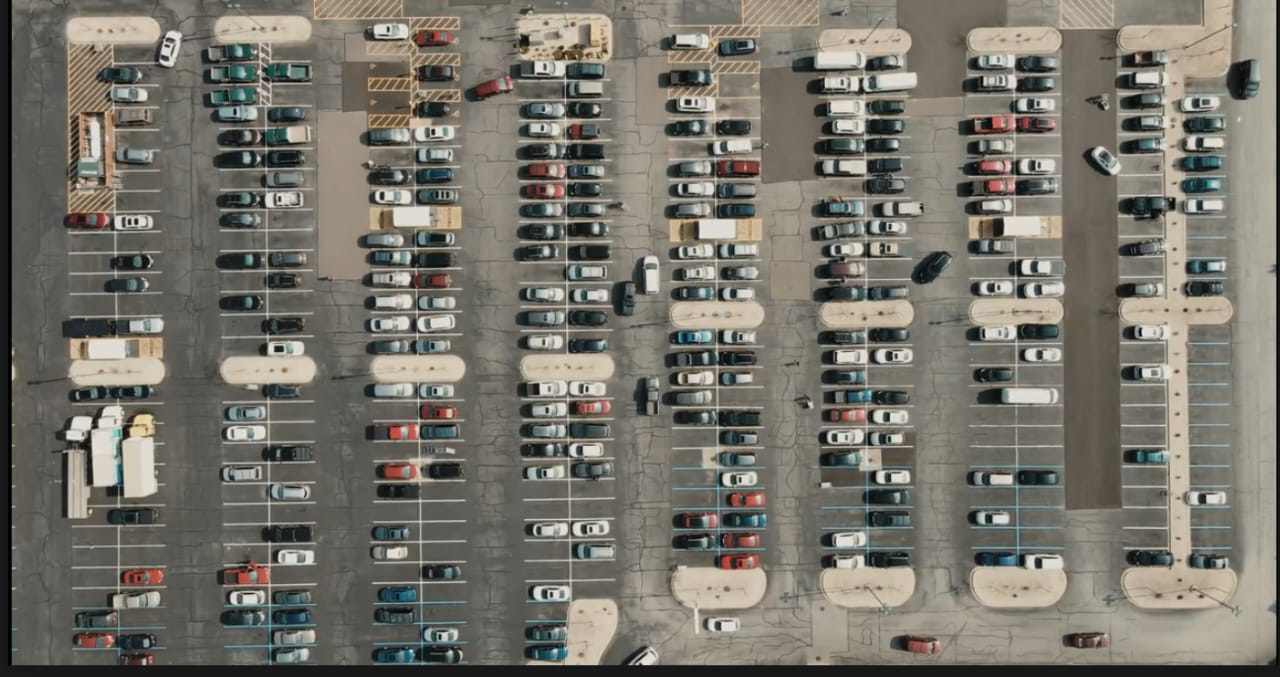
#> input picture src/detect_classify_count_slots_for_given_img/input/pk.jpg, 1280 x 677 px
$ python generate_slots_json.py --mask ../input/pk.jpg
#> lines starting #> are read from the running program, lines starting #| are printed output that depends on the picture; after the words box and inside, x2 and y2 are one past the last pixel; in counts of white or black regions, pixels touching at a corner belong together
#!/usr/bin/env python3
import cv2
import json
import argparse
import os

def process_mask(mask_path, use_connected_components=False, min_area=500):
    # Load grayscale mask
#> called with mask_path = '../input/pk.jpg', use_connected_components = False, min_area = 500
    mask = cv2.imread(mask_path, cv2.IMREAD_GRAYSCALE)
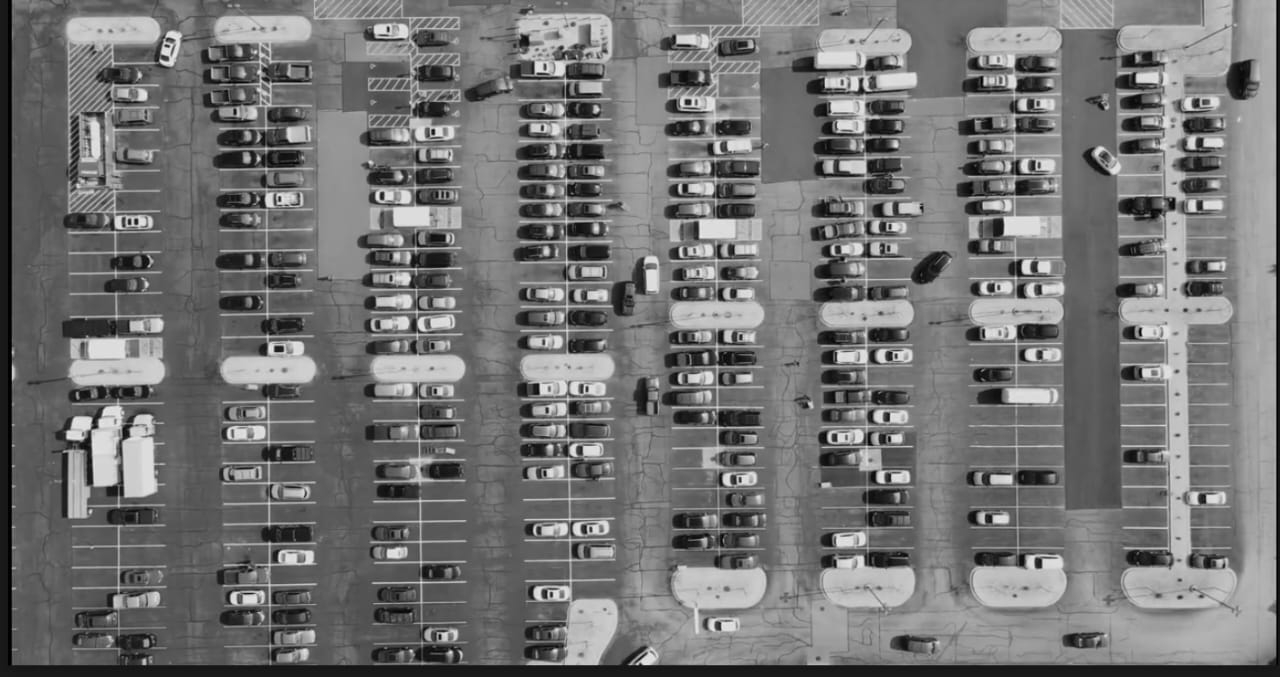
#> mask: shape (677, 1280); min 0, max 237, mean 115.7
    if mask is None:
        raise FileNotFoundError(f"Cannot read mask: {mask_path}")

    # Ensure binary mask
    _, binary = cv2.threshold(mask, 127, 255, cv2.THRESH_BINARY)
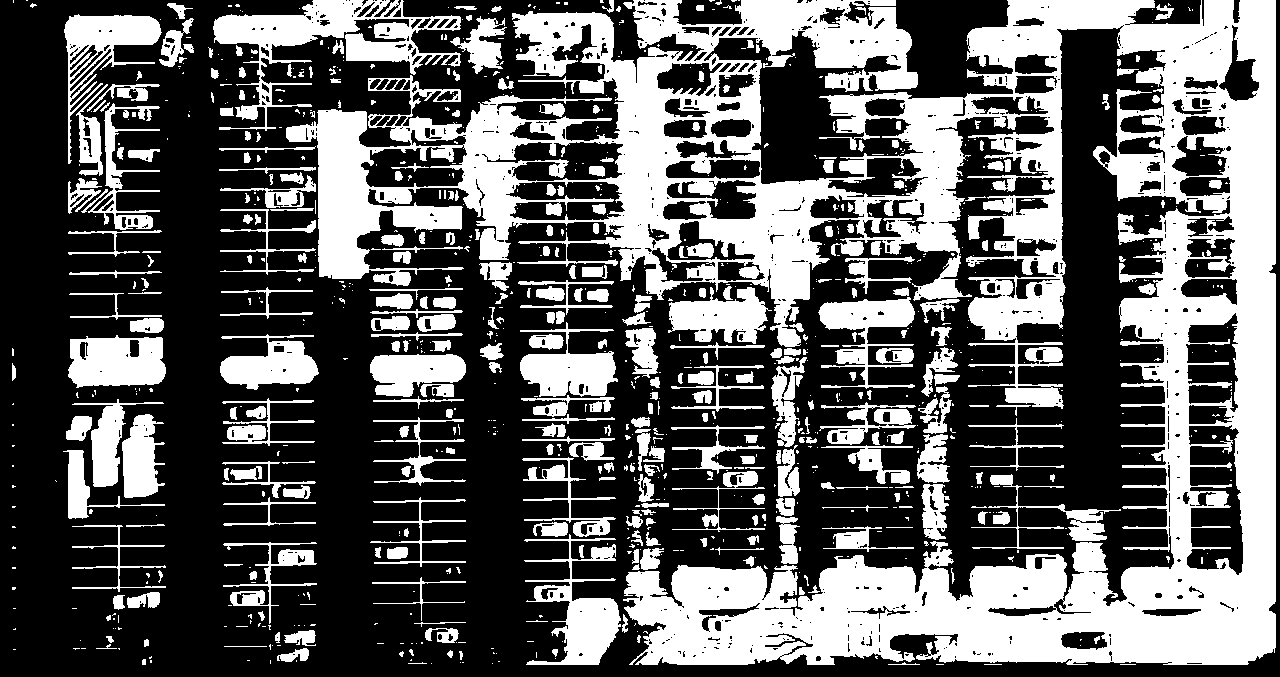
#> binary: shape (677, 1280); 37.4% white; 948 white regions (606 under 20 px), largest, box (x1, y1, x2, y2) and area: (286, 0, 1276, 665) 212918, (213, 0, 461, 131) 8998, (524, 534, 621, 665) 4768

    # Morphological erosion to separate close slots
    kernel = cv2.getStructuringElement(cv2.MORPH_RECT, (3, 3))
    binary = cv2.erode(binary, kernel, iterations=1)
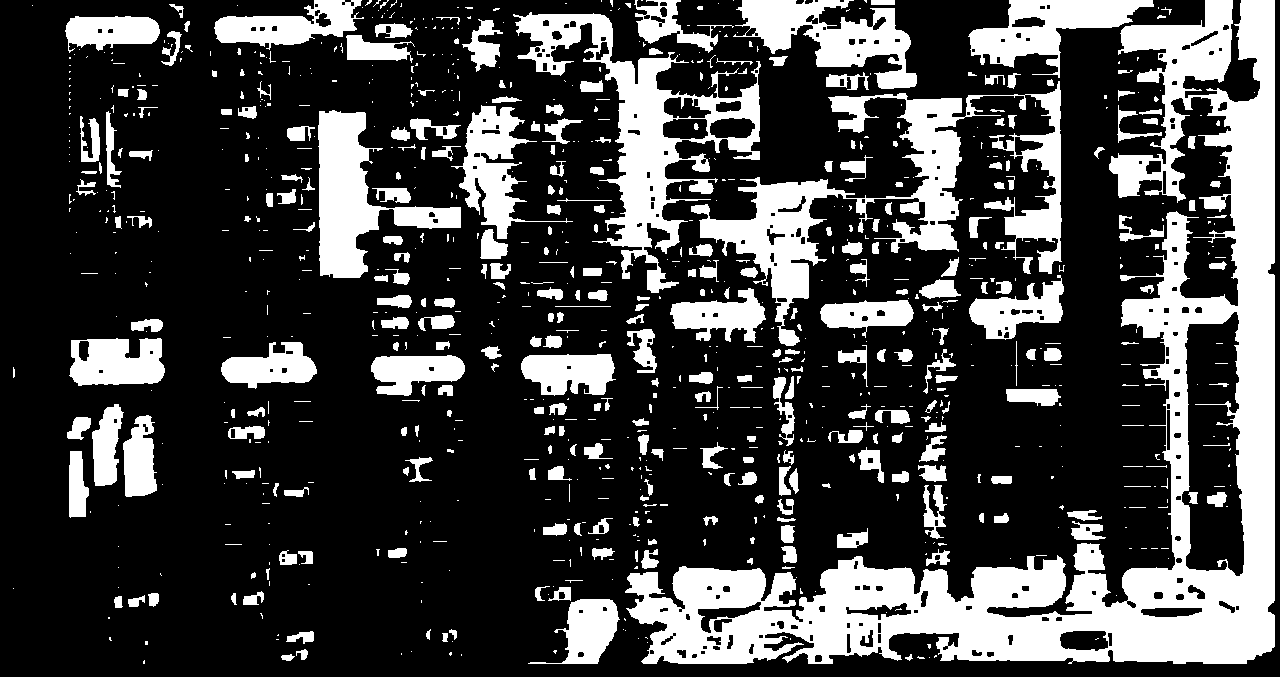
#> binary: shape (677, 1280); 26.6% white; 930 white regions (599 under 20 px)

    boxes = []

    if use_connected_components:
        # Better for touching blobs
        num_labels, labels, stats, _ = cv2.connectedComponentsWithStats(binary, connectivity=8)
        for i in range(1, num_labels):  # skip background
            x, y, w, h, area = stats[i]
            if area >= min_area:
                boxes.append({"x": int(x), "y": int(y), "w": int(w), "h": int(h)})
    else:
        # Classic contours
        cnts, _ = cv2.findContours(binary, cv2.RETR_EXTERNAL, cv2.CHAIN_APPROX_SIMPLE)
#> cnts = 912 contours, 660 with area under 20; largest, box (x1, y1, x2, y2) and area: (625, 0, 1275, 664) 104152, (691, 81, 1062, 346) 20376, (513, 12, 761, 293) 18084, (318, 110, 461, 278) 8820, (733, 0, 917, 89) 7196
        for c in cnts:
            x, y, w, h = cv2.boundingRect(c)
            if w * h >= min_area:
                boxes.append({"x": int(x), "y": int(y), "w": int(w), "h": int(h)})
#> this loop made 912 passes
#> (x, y, w, h) on passes 2 to 4: (929, 657, 1, 1), (917, 656, 8, 3), (934, 655, 3, 3)
#> after the loop, boxes = 52 items

    return boxes

def main():
    parser = argparse.ArgumentParser(description="Generate slot bounding boxes from mask image")
    parser.add_argument("--mask", required=True, help="Path to binary parking mask (white=slot)")
    parser.add_argument("--output", default="slots.json", help="Path to output JSON")
    parser.add_argument("--connected", action="store_true", help="Use connected components instead of contours")
    parser.add_argument("--min_area", type=int, default=500, help="Minimum area to filter out noise")
    args = parser.parse_args()

    boxes = process_mask(args.mask, args.connected, args.min_area)
#> boxes = 52 items

    with open(args.output, "w") as f:
        json.dump(boxes, f, indent=2)

    print(f"Saved {len(boxes)} slots to {args.output}")
#| Saved 52 slots to slots.json

if __name__ == "__main__":
    main()
